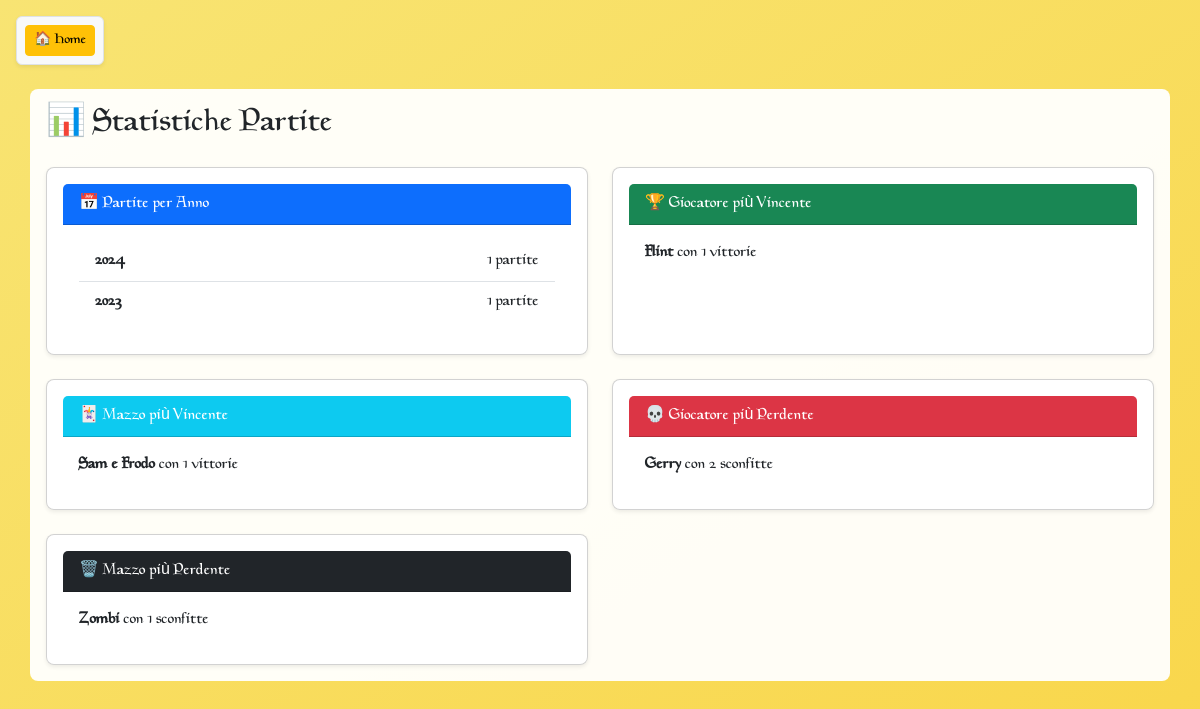
Page /matches/stats on the committed database.
### tables this page shows
CREATE TABLE players (
            id INTEGER PRIMARY KEY AUTOINCREMENT,
            name TEXT NOT NULL,
            image TEXT
        );

CREATE TABLE decks (
            id INTEGER PRIMARY KEY AUTOINCREMENT,
            player_id INTEGER,
            name TEXT NOT NULL,
            colors TEXT,
            image TEXT,
            FOREIGN KEY(player_id) REFERENCES players(id)
        );

### app.py (the view)
@app.route('/matches/stats')
def match_stats():
    conn = sqlite3.connect('db.sqlite3')
    conn.row_factory = sqlite3.Row
    c = conn.cursor()
    matches_per_year = c.execute('''
        SELECT
            CASE
                WHEN LENGTH(date) = 4 THEN date
                ELSE strftime('%Y', date)
            END as year,
            COUNT(*) as total
        FROM matches
        GROUP BY year
        ORDER BY year DESC
    ''').fetchall()
    top_winner = c.execute('''
        SELECT p.name, COUNT(*) as wins
        FROM matches m
        JOIN players p ON m.winner_id = p.id
        GROUP BY m.winner_id
        ORDER BY wins DESC
        LIMIT 1
    ''').fetchone()
    top_deck = c.execute('''
        SELECT d.name, COUNT(*) as wins
        FROM match_players mp
        JOIN matches m ON mp.match_id = m.id
        JOIN decks d ON mp.deck_id = d.id
        WHERE mp.player_id = m.winner_id
        GROUP BY d.id
        ORDER BY wins DESC
        LIMIT 1
    ''').fetchone()
    most_losses = c.execute('''
        SELECT p.name, (COUNT(mp.id) - IFNULL(wins.w, 0)) as losses
        FROM players p
        LEFT JOIN match_players mp ON p.id = mp.player_id
        LEFT JOIN (
            SELECT winner_id, COUNT(*) as w FROM matches GROUP BY winner_id
        ) wins ON wins.winner_id = p.id
        GROUP BY p.id
        ORDER BY losses DESC
        LIMIT 1
    ''').fetchone()
    most_losing_deck = c.execute('''
        SELECT d.name, COUNT(*) as losses
        FROM match_players mp
        JOIN matches m ON mp.match_id = m.id
        JOIN decks d ON mp.deck_id = d.id
        WHERE mp.player_id != m.winner_id
        GROUP BY d.id
        ORDER BY losses DESC
        LIMIT 1
    ''').fetchone()
    conn.close()
    return render_template('match_stats.html',
                           matches_per_year=matches_per_year,
                           top_winner=top_winner,
                           top_deck=top_deck,
                           most_losses=most_losses,
                           most_losing_deck=most_losing_deck)

### templates/match_stats.html
{% extends "base.html" %}
{% block content %}
<h2 class="mb-4">📊 Statistiche Partite</h2>
<div class="row g-4">
  <div class="col-md-6">
    <div class="card h-100 shadow-sm">
      <div class="card-header bg-primary text-white">
        📅 Partite per Anno
      </div>
      <div class="card-body overflow-auto" style="max-height: 300px;">
        <ul class="list-group list-group-flush">
          {% for row in matches_per_year %}
            <li class="list-group-item d-flex justify-content-between">
              <strong>{{ row.year }}</strong>
              <span>{{ row.total }} partite</span>
            </li>
          {% endfor %}
        </ul>
      </div>
    </div>
  </div>
  <div class="col-md-6">
    <div class="card h-100 shadow-sm">
      <div class="card-header bg-success text-white">
        🏆 Giocatore più Vincente
      </div>
      <div class="card-body">
        {% if top_winner %}
          <p class="mb-0"><strong>{{ top_winner.name }}</strong> con {{ top_winner.wins }} vittorie</p>
        {% else %}
          <p>Nessun dato disponibile.</p>
        {% endif %}
      </div>
    </div>
  </div>
  <div class="col-md-6">
    <div class="card h-100 shadow-sm">
      <div class="card-header bg-info text-white">
        🃏 Mazzo più Vincente
      </div>
      <div class="card-body">
        {% if top_deck %}
          <p class="mb-0"><strong>{{ top_deck.name }}</strong> con {{ top_deck.wins }} vittorie</p>
        {% else %}
          <p>Nessun dato disponibile.</p>
        {% endif %}
      </div>
    </div>
  </div>
  <div class="col-md-6">
    <div class="card h-100 shadow-sm">
      <div class="card-header bg-danger text-white">
        💀 Giocatore più Perdente
      </div>
      <div class="card-body">
        {% if most_losses %}
          <p class="mb-0"><strong>{{ most_losses.name }}</strong> con {{ most_losses.losses }} sconfitte</p>
        {% else %}
          <p>Nessun dato disponibile.</p>
        {% endif %}
      </div>
    </div>
  </div>
  <div class="col-md-6">
    <div class="card h-100 shadow-sm">
      <div class="card-header bg-dark text-white">
        🗑️ Mazzo più Perdente
      </div>
      <div class="card-body">
        {% if most_losing_deck %}
          <p class="mb-0"><strong>{{ most_losing_deck.name }}</strong> con {{ most_losing_deck.losses }} sconfitte</p>
        {% else %}
          <p>Nessun dato disponibile.</p>
        {% endif %}
      </div>
    </div>
  </div>
</div>
{% endblock %}

### static/style.css (style rules this page uses)
body { font-family: 'MioFont', sans-serif; }

### templates/base.html (style rules this page uses)
body { background: linear-gradient(to bottom right, #f8e473, #f9d64a); background-attachment: fixed; background-repeat: no-repeat; background-size: cover; }
.card, .container, .content-box { background-color: rgba(255, 255, 255, 0.95); border-radius: 8px; padding: 1rem; }

### rows in the picture
players: name "Flint"
decks: name "Sam e Frodo"
players: name "Gerry"
decks: name "Zombi"

### other values in the picture
{{ row.year }} "2024" "2023"
{{ row.total }} "1" "1"
{{ top_winner.wins }} "1"
{{ top_deck.wins }} "1"
{{ most_losses.losses }} "2"
{{ most_losing_deck.losses }} "1"
